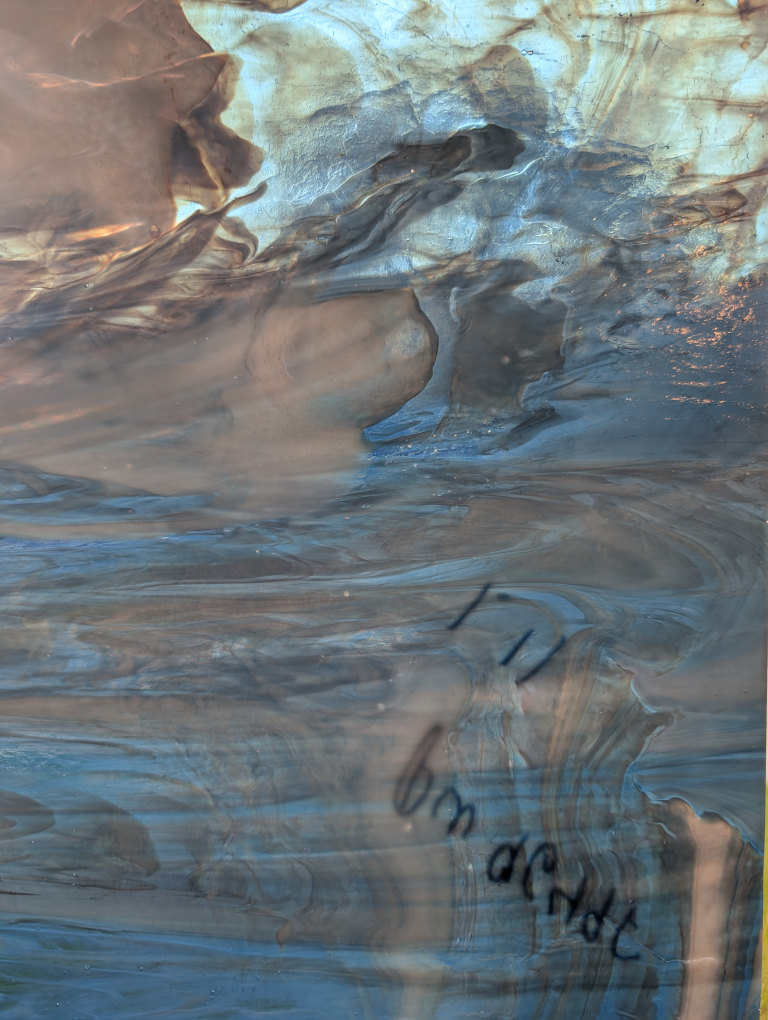
#> input picture data/glass1.jpg, 3072 x 4080 px (shown at 1/4 size)
$ python -i scale_audit_lib.py   (imports and definitions only)
#> lines starting #> are read from the running program, lines starting #| are printed output that depends on the picture; after the words box and inside, x2 and y2 are one past the last pixel; in counts of white or black regions, pixels touching at a corner belong together
"""Core detectors for the Bullseye texture-scale audit.
Pure functions over gallery image paths; no repo side-effects.
"""
import cv2, numpy as np, os
from PIL import Image

# Measured median aspect of the fixed whole-sheet studio sample (w/h). See
# scripts/scale_audit.py header for the calibration rationale.
SAMPLE_ASPECT = 1.326

# ------------------------------------------------------------------ loaders
# Load through PIL (correctly handles CMYK / ICC / EXIF Shopify JPEGs that
# cv2.imread can silently misread).
def load_bgr(path):
    rgb = np.array(Image.open(path).convert('RGB'))
    return cv2.cvtColor(rgb, cv2.COLOR_RGB2BGR)

def load_gray(path):
    return np.array(Image.open(path).convert('L'))

# ------------------------------------------------------------------ sheet box
# [42 lines left out: functions _canny_box, _bright_box, not called in this run]

def _backdrop_mask(gray):
    """Flat + extreme (near-black or near-white) pixels connected to the image
    border. Texture-gating stops it leaking into dark/colored glass, which is not
    flat. Handles black, white and split backdrops uniformly."""
    h, w = gray.shape
    g = gray.astype(np.float32)
    m = cv2.blur(g, (9, 9)); sq = cv2.blur(g * g, (9, 9))
    std = np.sqrt(np.maximum(sq - m * m, 0))
    flat = std < 7.0
    extreme = (gray < 45) | (gray > 210)
    cand = (flat & extreme).astype(np.uint8)
    cand = cv2.morphologyEx(cand, cv2.MORPH_OPEN, np.ones((5, 5), np.uint8))
    # keep only components touching the border
    n, lab = cv2.connectedComponents(cand)
    border_ids = set(lab[0, :]).union(lab[-1, :], lab[:, 0], lab[:, -1]) - {0}
    bg = np.isin(lab, list(border_ids))
    return bg

def find_sheet_box(gray):
    bg = _backdrop_mask(gray)
    h, w = gray.shape
    sheet = (~bg).astype(np.uint8)
    sheet = cv2.morphologyEx(sheet, cv2.MORPH_OPEN, np.ones((9, 9), np.uint8))
    sheet = cv2.morphologyEx(sheet, cv2.MORPH_CLOSE, np.ones((21, 21), np.uint8))
    n, lab, stats, _ = cv2.connectedComponentsWithStats(sheet)
    if n <= 1:
        return None
    idx = 1 + int(np.argmax(stats[1:, cv2.CC_STAT_AREA]))
    x, y, bw, bh, area = stats[idx]
    if bw < w * 0.25 or bh < h * 0.25:
        return None
    ring = _border_ring_fraction(bg)
    sides = _side_backdrop(bg)
    # genuine Bullseye studio shots always include a pure-white backdrop region
    # (the transmission side). Dark/tan full-bleed macros cannot fake >245 flat white,
    # so this is the precision guard against calling a macro a whole-sheet.
    g = gray.astype(np.float32)
    m = cv2.blur(g, (9, 9)); sq = cv2.blur(g * g, (9, 9))
    flat = np.sqrt(np.maximum(sq - m * m, 0)) < 6.0
    pure_white = float(((gray > 245) & flat).mean())
    return dict(x=int(x), y=int(y), w=int(bw), h=int(bh),
                touch=int((x <= 3) + (y <= 3) + (x + bw >= w - 3) + (y + bh >= h - 3)),
                fill=float(area / (bw * bh)) if bw * bh else 0.0,
                aspect=float(bw / bh) if bh else 0.0,
                backdrop_ring=float(ring), n_sides=sides['n_sides'], sides=sides,
                pure_white=pure_white)

def _border_ring_fraction(bg):
    h, w = bg.shape
    t = max(4, int(0.06 * min(h, w)))
    ring = np.zeros_like(bg)
    ring[:t, :] = ring[-t:, :] = ring[:, :t] = ring[:, -t:] = True
    return bg[ring].mean() if ring.any() else 0.0

def _side_backdrop(bg):
    """Fraction of each image edge strip that is backdrop, and count of sides
    that are predominantly backdrop (a whole-sheet is framed on ~4 sides)."""
    h, w = bg.shape
    t = max(4, int(0.05 * min(h, w)))
    top, bot = bg[:t, :].mean(), bg[-t:, :].mean()
    lft, rgt = bg[:, :t].mean(), bg[:, -t:].mean()
    sides = [top, bot, lft, rgt]
    return dict(top=float(top), bot=float(bot), lft=float(lft), rgt=float(rgt),
                n_sides=int(sum(s > 0.45 for s in sides)))

# ------------------------------------------------------------ background mode
def background_analysis(bgr, box):
    """Classify the backdrop the sheet sits on, sampling only *outside* the box."""
    h, w = bgr.shape[:2]
    gray = cv2.cvtColor(bgr, cv2.COLOR_BGR2GRAY)
    outside = np.ones((h, w), bool)
    if box:
        x, y, bw, bh = box['x'], box['y'], box['w'], box['h']
        outside[max(0, y):y + bh, max(0, x):x + bw] = False
    vals = gray[outside]
    if vals.size < 200:
        # full-bleed: no visible backdrop; sample nothing
        return dict(mode='none', black_frac=0.0, white_frac=0.0, seam_x=None)
    black = float((vals < 40).mean())
    white = float((vals > 215).mean())
    if black > 0.15 and white > 0.15:
        mode = 'split'
    elif white > 0.5:
        mode = 'white'
    elif black > 0.5:
        mode = 'black'
    else:
        mode = 'mixed'
    seam_x = None
    white_side = None
    if mode == 'split':
        # find vertical column where the background transitions black<->white.
        # Use the top strip (above the sheet) which is pure backdrop.
        y0 = box['y'] if box else 0
        strip = gray[:max(8, y0 - 5), :] if (box and y0 > 12) else gray[:h // 6, :]
        colmean = strip.mean(axis=0)
        # seam = steepest gradient in column means
        if colmean.size > 20:
            grad = np.abs(np.diff(cv2.GaussianBlur(colmean.reshape(1, -1), (1, 31), 0).ravel()))
            seam_x = int(np.argmax(grad))
            if seam_x is not None:
                lmean = colmean[:seam_x].mean() if seam_x > 5 else 0
                rmean = colmean[seam_x:].mean() if seam_x < w - 5 else 0
                white_side = 'right' if rmean > lmean else 'left'
    return dict(mode=mode, black_frac=black, white_frac=white, seam_x=seam_x,
                white_side=white_side)

# --------------------------------------------------- within-sheet side luminance
# [11 lines left out: function sheet_side_luma, not called in this run]

# -------------------------------------------------------------- image class
def true_white_frac(bgr):
    """Fraction of pixels that are true studio white: every channel high AND nearly
    neutral. Grayscale luminance alone is fooled by bright cream/tan iridescent glass
    (high R,G but lower B), so require low channel spread too."""
    b, g, r = bgr[:, :, 0].astype(np.int16), bgr[:, :, 1].astype(np.int16), bgr[:, :, 2].astype(np.int16)
    mn = np.minimum(np.minimum(b, g), r)
    mx = np.maximum(np.maximum(b, g), r)
    return float(((mn > 240) & ((mx - mn) < 14)).mean())

def classify_image(bgr):
    gray = cv2.cvtColor(bgr, cv2.COLOR_BGR2GRAY)
    box = find_sheet_box(gray)
    bg = background_analysis(bgr, box)
    white = true_white_frac(bgr)
    if box is not None:
        box['true_white'] = white
    is_ws = bool(box and box.get('n_sides', 0) >= 3 and box['fill'] > 0.55
                 and box['touch'] <= 1 and 0.55 <= box['aspect'] <= 1.85
                 and white > 0.05)
    return dict(box=box, bg=bg, is_whole_sheet=is_ws)

# -------------------------------------------------------------- SIFT scale
_sift = cv2.SIFT_create(nfeatures=4000)
# [17 lines left out: function sift_scale, not called in this run]

>>> import cv2
>>> picture = cv2.imread('../data/glass1.jpg')
#> picture is the input picture: shape (4080, 3072, 3); mean B, G, R 121.4, 118.2, 109.5
>>> result = classify_image(picture)
#> in _backdrop_mask, `n, lab = cv2.connectedComponents(cand)`:
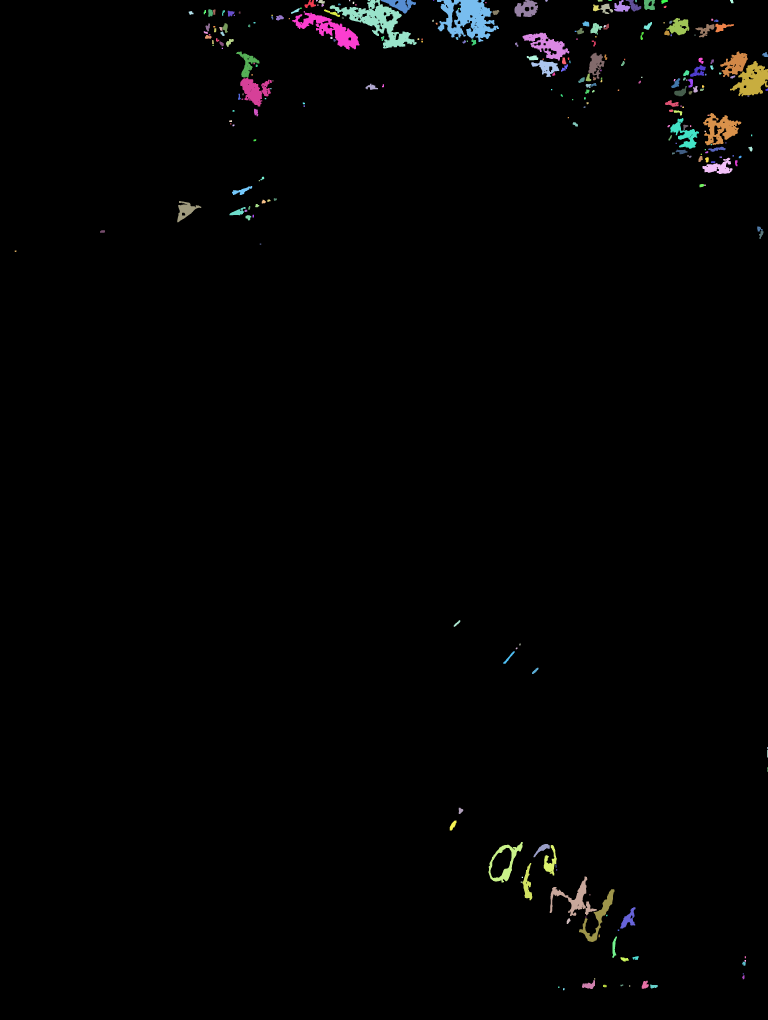
#> lab: shape (4080, 3072) int32 (shown at 1/4 size); 276 distinct labels, from 0 to 275; one colour per label, 0 black
#> in _backdrop_mask, `n, lab = cv2.connectedComponents(cand)`: n = 276
#> in _backdrop_mask, `border_ids = set(lab[0, :]).union(lab[-1, :], lab[:, 0], lab[:, -1]) -..`: border_ids = 24 items
#> in find_sheet_box, `n, lab, stats, _ = cv2.connectedComponentsWithStats(sheet)`:
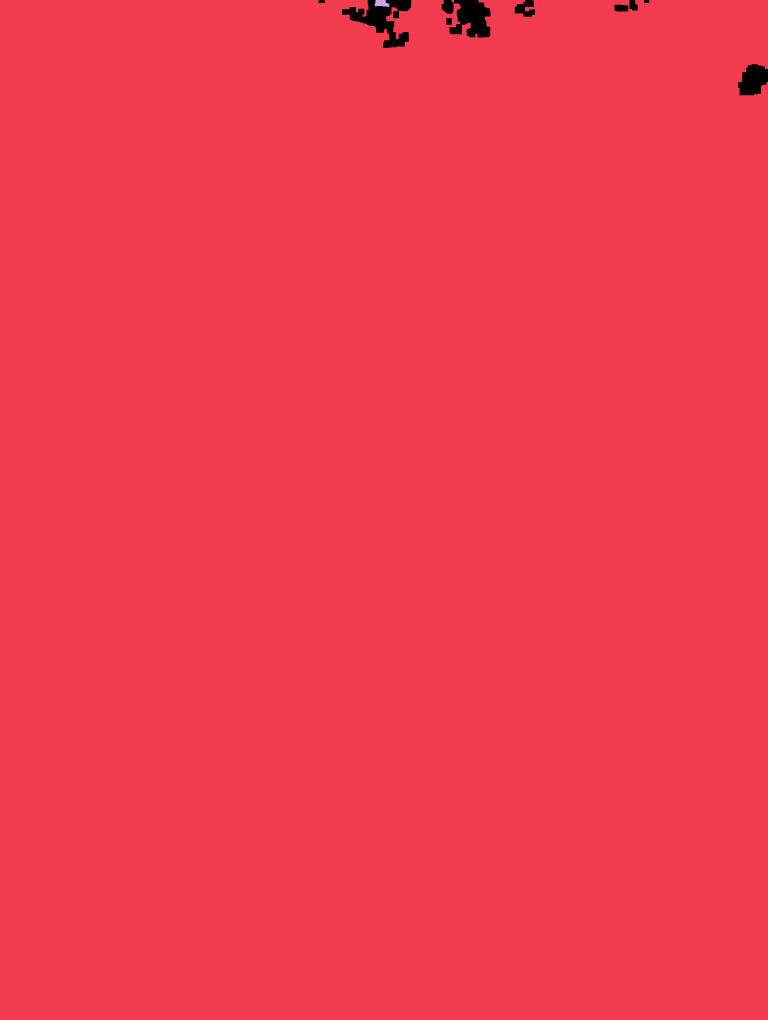
#> lab: shape (4080, 3072) int32 (shown at 1/4 size); 3 distinct labels, from 0 to 2; one colour per label, 0 black
#> in find_sheet_box, `n, lab, stats, _ = cv2.connectedComponentsWithStats(sheet)`: n = 3; stats = [[1274, 0, 1798, 381, 59862], [0, 0, 3072, 4080, 12472654], [1499, 0, 59, 27, 1244]]
#> in find_sheet_box, `idx = 1 + int(np.argmax(stats[1:, cv2.CC_STAT_AREA]))`: idx = 1
#> in find_sheet_box, `x, y, bw, bh, area = stats[idx]`: x = 0; bw = 3072; bh = 4080; area = 12472654
#> in find_sheet_box, `ring = _border_ring_fraction(bg)`: ring = 0.0277
#> in _side_backdrop, `top, bot = bg[:t, :].mean(), bg[-t:, :].mean()`: top = 0.114; bot = 0
#> in _side_backdrop, `lft, rgt = bg[:, :t].mean(), bg[:, -t:].mean()`: rgt = 0.0196
#> in _side_backdrop, `sides = [top, bot, lft, rgt]`: sides = [0.114, 0, 0, 0.0196]
#> in find_sheet_box, `sides = _side_backdrop(bg)`: sides = {'top': 0.114, 'bot': 0, 'lft': 0, 'rgt': 0.0196, 'n_sides': 0}
#> in find_sheet_box, `flat = np.sqrt(np.maximum(sq - m * m, 0)) < 6.0`:
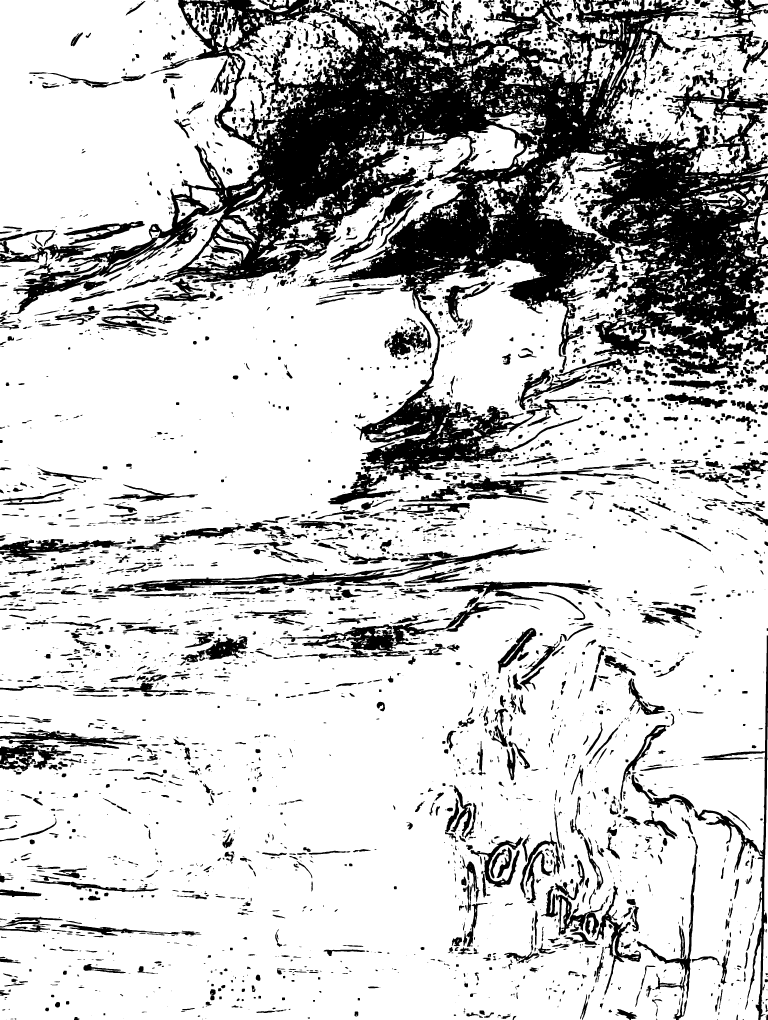
#> flat: shape (4080, 3072) bool (shown at 1/4 size); 77.6% white; 4520 black regions (1540 under 20 px), largest, box (x1, y1, x2, y2) and area: (0, 0, 3072, 1920) 1725591, (425, 2177, 2199, 2370) 44922, (1119, 2403, 2051, 2636) 34884
#> in find_sheet_box, `pure_white = float(((gray > 245) & flat).mean())`: pure_white = 9.57e-07
#> in classify_image, `box = find_sheet_box(gray)`: box = 11 items
#> in background_analysis, `x, y, bw, bh = box['x'], box['y'], box['w'], box['h']`: x = 0; bw = 3072; bh = 4080
#> in background_analysis, `vals = gray[outside]`: vals = empty array
#> in classify_image, `bg = background_analysis(bgr, box)`: bg = 4 items
#> in true_white_frac, `mx = np.maximum(np.maximum(b, g), r)`:
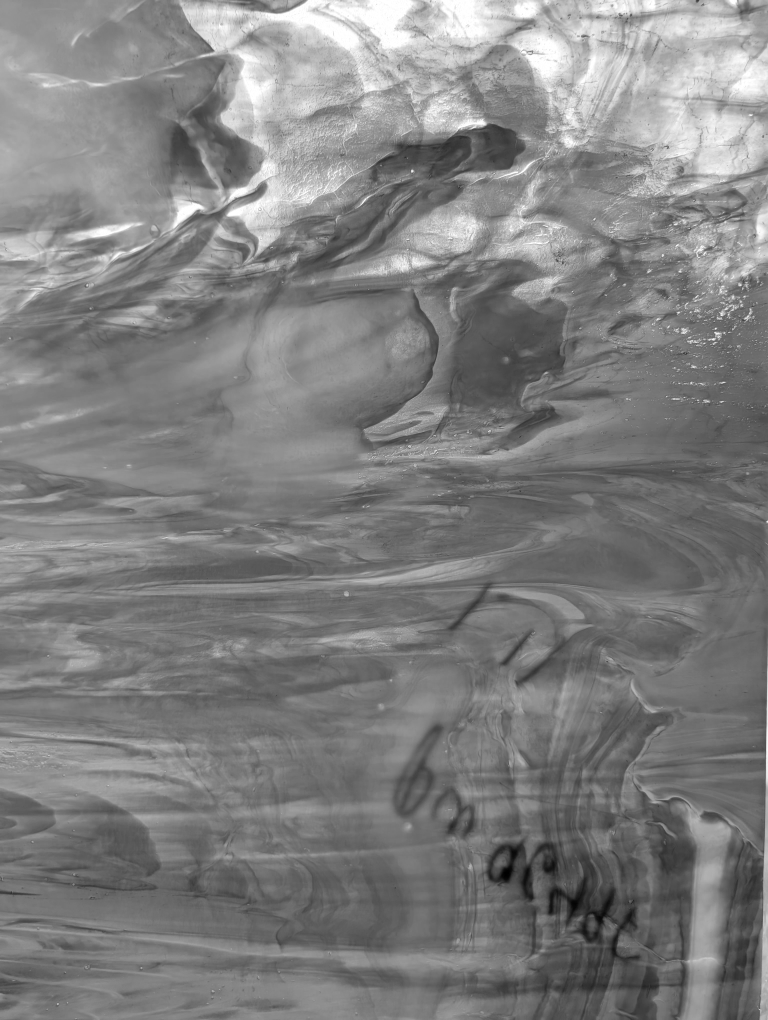
#> mx: shape (4080, 3072) int16 (shown at 1/4 size); min 0, max 255, mean 127.7
#> in classify_image, `white = true_white_frac(bgr)`: white = 2.31e-06
#> in classify_image, `is_ws = bool(box and box.get('n_sides', 0) >= 3 and box['fill'] > 0.55..`: is_ws = False
#> result = 3 items

$ run again, on data/glass2.jpg
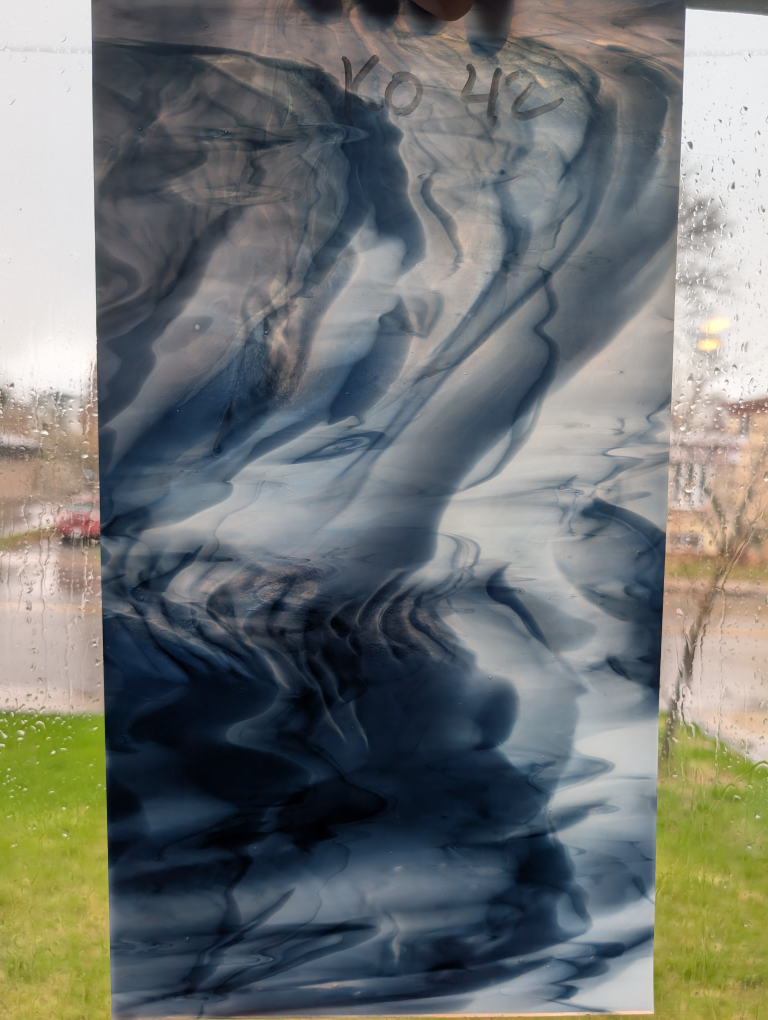
#> input picture data/glass2.jpg, 3072 x 4080 px (shown at 1/4 size)
#> picture is the input picture: shape (4080, 3072, 3); mean B, G, R 114.5, 117.1, 113.1
#> extreme: shape (4080, 3072) bool; 23.6% white; 5838 white regions (5438 under 20 px), largest, box (x1, y1, x2, y2) and area: (410, 2315, 2271, 4026) 1540262, (0, 0, 388, 1610) 587488, (2686, 36, 3072, 1606) 451598
#> in _backdrop_mask, `n, lab = cv2.connectedComponents(cand)`: n = 252
#> border_ids = 7 items
#> in find_sheet_box, `n, lab, stats, _ = cv2.connectedComponentsWithStats(sheet)`: n = 59; stats = 59 rows, first 6: [0, 0, 3072, 3005, 961419], [0, 0, 3072, 4080, 11543639], [242, 144, 28, 29, 446], [0, 179, 31, 26, 557], [264, 204, 10, 10, 99], [2972, 211, 36, 39, 823]
#> idx = 1
#> in find_sheet_box, `x, y, bw, bh, area = stats[idx]`: x = 0; bw = 3072; bh = 4080; area = 11543639
#> ring = 0.243
#> top = 0.273; bot = 0
#> lft = 0.375; rgt = 0.318
#> in _side_backdrop, `sides = [top, bot, lft, rgt]`: sides = [0.273, 0, 0.375, 0.318]
#> in find_sheet_box, `sides = _side_backdrop(bg)`: sides = {'top': 0.273, 'bot': 0, 'lft': 0.375, 'rgt': 0.318, 'n_sides': 0}
#> in find_sheet_box, `flat = np.sqrt(np.maximum(sq - m * m, 0)) < 6.0`:
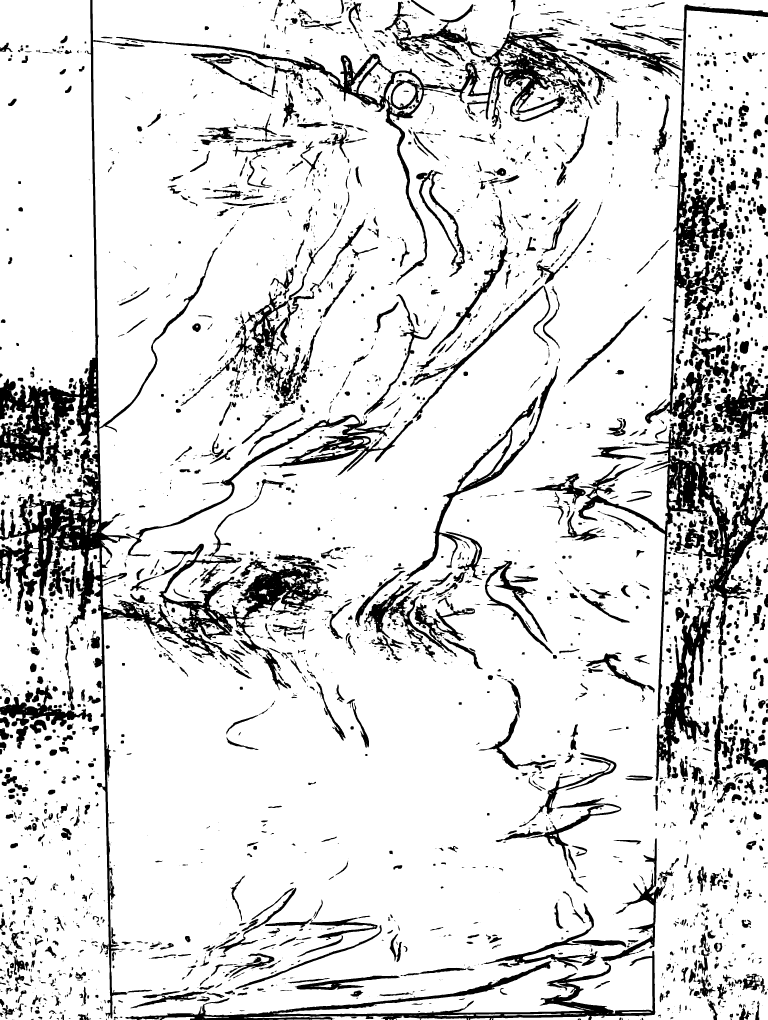
#> flat: shape (4080, 3072) bool (shown at 1/4 size); 85.9% white; 4000 black regions (1420 under 20 px), largest, box (x1, y1, x2, y2) and area: (0, 0, 1327, 4074) 321241, (2313, 18, 3072, 3124) 259336, (464, 17, 2330, 1139) 118186
#> pure_white = 0.00364
#> box = 11 items
#> in background_analysis, `x, y, bw, bh = box['x'], box['y'], box['w'], box['h']`: x = 0; bw = 3072; bh = 4080
#> vals = empty array
#> in classify_image, `bg = background_analysis(bgr, box)`: bg = 4 items
#> in true_white_frac, `mx = np.maximum(np.maximum(b, g), r)`:
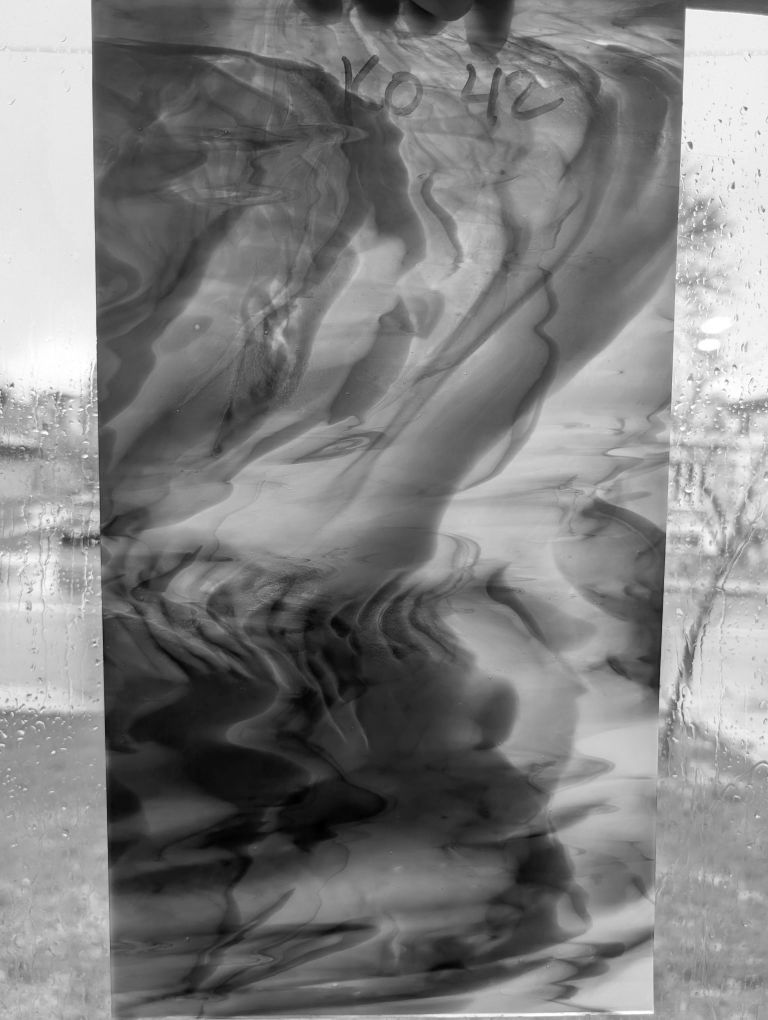
#> mx: shape (4080, 3072) int16 (shown at 1/4 size); min 0, max 255, mean 127.6
#> white = 0.00456
#> is_ws = False
#> result = 3 items
